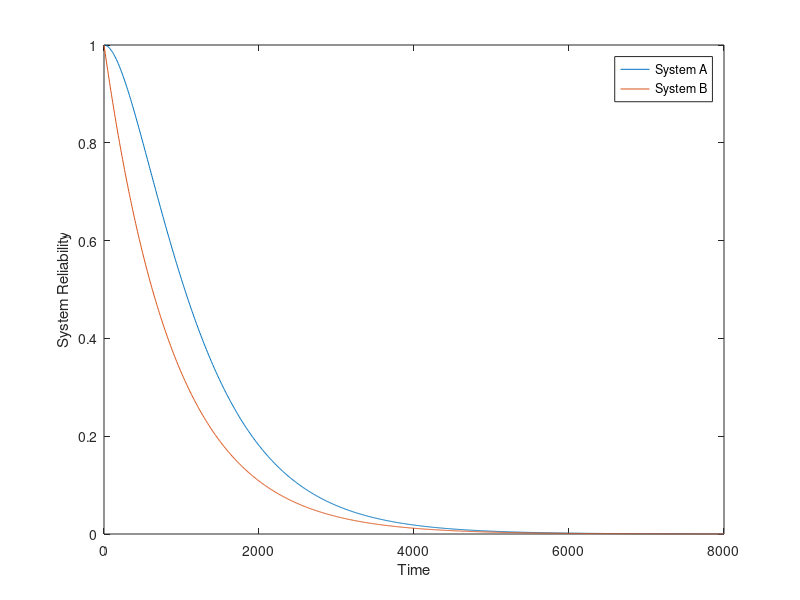

MATLAB code for this plot:
%punto A
%x = linspace(0,8000,1000);
%RsysA = 1 - (1 - exp(-x/900).*exp(-x/7000)).*(1 - exp(-x/900).*exp(-x/1000));
%RsysB = exp(-x/900).*(1 - (1 - exp(-x/7000)).*(1 - exp(-x/1000)));
%plot(x,RsysA, x, RsysB);
%legend('System A','System B');
%xlabel('Time');
%ylabel('System Reliability');

%punto B
%x = linspace(0,8000,1000);
%RsysA = exp(-x/900).*(1 - (1 - exp(-x/900)).*(1 - exp(-x/7000)));
%RsysB = exp(-x/900);
%plot(x,RsysA, x, RsysB);
%legend('System A','System B');
%xlabel('Time');
%ylabel('System Reliability');

%punto C
%x = linspace(0,8000,1000);
%RsysA = exp(-x/900).*exp(-x/7000).*(1 - (1 - exp(-x/900)).*(1 - exp(-x/7000)));
%RsysB = exp(-x/900).*exp(-x/7000);
%plot(x,RsysA, x, RsysB);
%legend('System A','System B');
%xlabel('Time');
%ylabel('System Reliability');

%punto D
x = linspace(0,8000,1000);
RsysA = 1 - (1 - exp(-x/900)).*(1 - exp(-x/900).*exp(-x/7000));
RsysB = exp(-x/900);
plot(x,RsysA, x, RsysB);
legend('System A','System B');
xlabel('Time');
ylabel('System Reliability');
